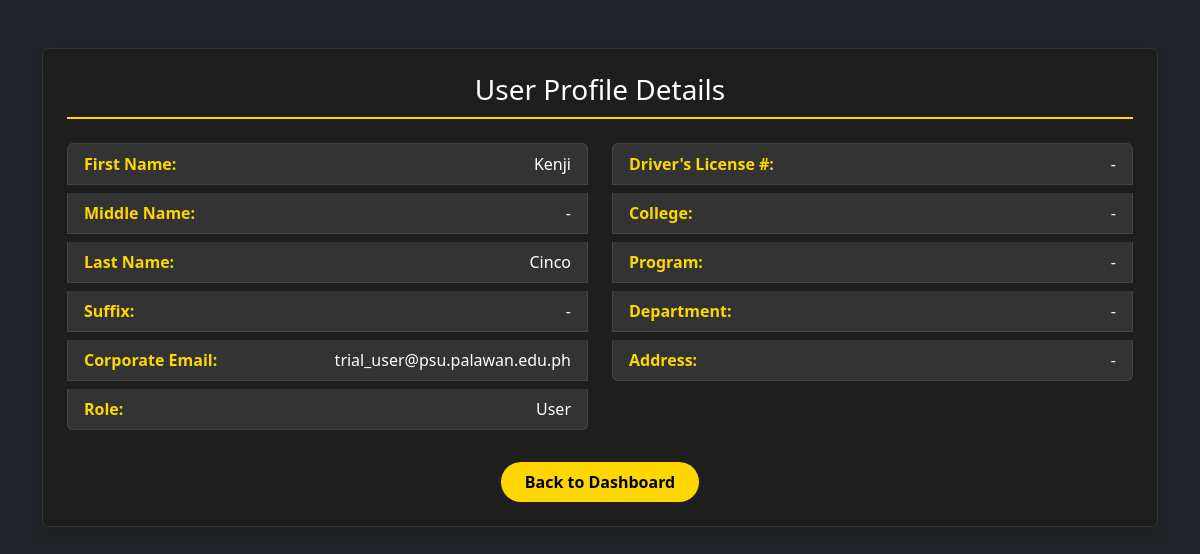
Before: /dashboard/admin/manage_users/view/5 (signed in) with the older database file.
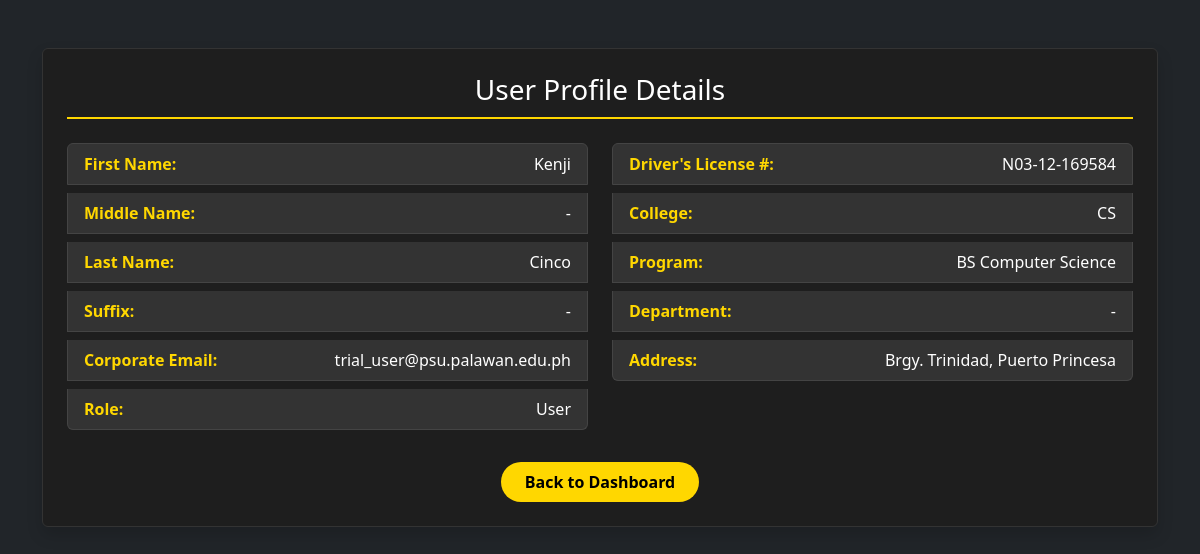
After: the same page with the newer database file.
### vehicle_pass/models.py (models this page shows, shortened)
class BaseModel(models.Model):
    created_at = models.DateTimeField(auto_now_add=True, db_index=True)
    updated_at = models.DateTimeField(auto_now=True)
    class Meta:
        abstract = True

class UserProfile(BaseModel):
    ROLE_CHOICES = [('user', 'User'),
        ('security', 'Security'),
        ('admin', 'Admin')
        ]
    SCHOOL_ROLE_CHOICES = [('student', 'Student'),
                           ('faculty & staff', 'Faculty and Staff'),
                           ('university official', 'University Official')
    ]
    COLLEGE_CHOICES = [('CAD', 'College of Architecture and Design'),
                       ('CAH', 'College of Arts and Humanities'),
                       ('CBA', 'College of Business and Accountancy'),
                       ('CCJE', 'College of Criminal Justice and Education'),
                       ('CoE', 'College of Engineering'),
                       ('CHTM', 'College of Hospitality Management and Tourism'),
                       ('CNHS', 'College of Nursing and Health Sciences'),
                       ('CS', 'College of Sciences'),
                       ('CTE', 'College of Teacher Education'),
    ]
    YEAR_LEVEL_CHOICES = [('first year', 'First Year'),
                          ('second year', 'Second Year'),
                          ('third year', 'Third Year'),
                          ('fourth year', 'Fourth year'),
                          ('fifth year', 'Fifth Year')
    ]
    OFFICE_CHOICES = [
        ('university president', 'University President'),
        ('university president coa', 'University President COA'),
        ('office of the university secretary', 'Office of the University Secretary'),
        ('legal office', 'Legal Office (Data Privacy Office)'),
        ('planning and development office', 'Planning and Development Office'),
        ('office of the internal audit services', 'Office of the Internal Audit Services (QMS)'),
        ('public information office', 'Public Information Office'),
        ('alumni affairs office', 'Alumni Affairs Office'),
        ('academic council', 'Academic Council'),
        ('administrative council', 'Administrative Council'),
        ('research and extension council', 'Research and Extension Council'),
        ('management committee', 'Management Committee'),
        ('university ethics committee', 'University Ethics Committee'),
        ('gender and development office', 'Gender and Development Office'),
        ('international affairs and linkages office', 'International Affairs and Linkages Office'),
        ('office of the vice president for finance and administration', 'Office of the Vice President for Finance and Administration'),
        ('bids and awards committee', 'Bids and Awards Committee'),
        ('administrative management office', 'Administrative Management Office'),
        ('records archives management office', 'Records Archives Management Office'),
        ('human resource management office', 'Human Resource Management Office'),
        ('faculty and staff development unit', 'Faculty and Staff Development Unit'),
        ('health services office', 'Health Services Office'),
        ('management information system information office', 'Management Information System Information Office'),
        ('security office', 'Security Office'),
        ('supply and property management office', 'Supply and Property Management Office'),
        ('disaster risk reduction and management office', 'Disaster Risk Reduction and Management Office'),
        ('project management office', 'Project Management Office'),
        ('general services office', 'General Services Office'),
        ('utility and environmental management office', 'Utility and Environmental Management Office'),
        ('motorpool office', 'Motorpool Office'),
        ('finance management service offices (cfo)', 'Finance Management Service Offices (CFO)'),
        ('accounting office', 'Accounting Office'),
        ('processing unit', 'Processing Unit'),
        ('student accounts & assessment', 'Student Accounts & Assessment'),
        ('financial reporting', 'Financial Reporting'),
        ('budget office', 'Budget Office'),
        ('production services/income generating projects office', 'Production Services/Income Generating Projects Office'),
        ('production', 'Production'),
        ('sifma', 'SIFMA'),
        ('university bookstore', 'University Bookstore'),
        ('auxiliary services - canteen', 'Auxiliary Services - Canteen'),
        ('auxiliary services - hostel', 'Auxiliary Services - Hostel'),
        ('auxiliary services - dormitory', 'Auxiliary Services - Dormitory'),
        ('university printing press', 'University Printing Press'),
        ('procurement office', 'Procurement Office'),
        ('cashiers office', 'Cashier’s Office'),
        ('office of the vice president for research, development and extension', 'Office of the Vice President for Research, Development and Extension'),
        ('university research office', 'University Research Office'),
        ('university extension service office', 'University Extension Service Office'),
        ('intellectual property and technology transfer office', 'Intellectual Property and Technology Transfer Office'),
        ('palawan studies center', 'Palawan Studies Center'),
        ('center for strategy policy and governance', 'Center for Strategy Policy and Governance'),
        ('panrehiyong iv-b sentro ng wikang pilipino', 'Panrehiyong IV-B Sentro ng Wikang Pilipino'),
        ('marine science research center', 'Marine Science Research Center'),
        ('palawan international technology business incubator & startup hub office', 'Palawan International Technology Business Incubator & Startup Hub Office'),
        ('office of the vice president for academic affairs', 'Office of the Vice President for Academic Affairs'),
        ('office of the eteeap', 'Office of the ETEEAP'),
        ('office of the university registrar', 'Office of the University Registrar'),
        ('university quality assurance center', 'University Quality Assurance Center'),
        ('office of the university sports', 'Office of the University Sports'),
        ('office of the curriculum & instructional materials development', 'Office of the Curriculum & Instructional Materials Development'),
        ('office of the student affairs and services', 'Office of the Student Affairs and Services'),
        ('social and cultural affairs (psu band, psu dance troupe, psu singers)', 'Social and Cultural Affairs (PSU Band, PSU Dance Troupe, PSU Singers)'),
        ('office of the university library', 'Office of the University Library'),
        ('psu museum', 'PSU Museum'),
    ]
    WORKPLACE_CHOICES = OFFICE_CHOICES + COLLEGE_CHOICES
    corporate_email = models.EmailField(max_length=50, unique=True)
    password = models.CharField(max_length=128)
    contact = models.CharField(max_length=14)
    lastname = models.CharField(max_length=25)
    firstname = models.CharField(max_length=50)
    middlename = models.CharField(max_length=25, blank=True, null=True)
    suffix = models.CharField(max_length=5, blank=True, null=True)
    address = models.CharField(max_length=100, blank=True, null=True)
    dl_number = models.CharField(max_length=25)
    college = models.CharField(max_length=100, choices=COLLEGE_CHOICES ,blank=True, null=True)
    program = models.CharField(max_length=100, blank=True, null=True)
    year_level = models.CharField(max_length=40, choices=YEAR_LEVEL_CHOICES, blank=True, null=True)
    father_name = models.CharField(max_length=100, blank=True, null=True)
    father_contact = models.CharField(max_length=14, blank=True, null=True)
    father_address = models.CharField(max_length=150, blank=True, null=True)
    mother_name = models.CharField(max_length=100, blank=True, null=True)
    mother_contact =models.CharField(max_length=14, blank=True, null=True)
    mother_address = models.CharField(max_length=150, blank=True, null=True)
    guardian_name = models.CharField(max_length=100, blank=True, null=True)
    guardian_contact = models.CharField(max_length=14, blank=True, null=True)
    guardian_address = models.CharField(max_length=150, blank=True, null=True)
    position = models.CharField(max_length=50, blank=True, null=True)
    workplace = models.CharField(max_length=150, choices=WORKPLACE_CHOICES, blank=True, null=True)
    role = models.CharField(max_length=20, choices=ROLE_CHOICES, default='user', null=True)
    school_role = models.CharField(max_length=20, choices=SCHOOL_ROLE_CHOICES, null=True, blank=True)

### vehicle_pass/views.py (the view)
# urls.py: path("dashboard/admin/manage_users/view/<pk>", AdminViewSpecificUser.as_view(), name="admin_view_specific_user"),
class AdminViewSpecificUser(CustomLoginRequiredMixin, DetailView):
    model = UserProfile
    template_name = 'Admin/Admin User CRUD/Admin_View_Specific_User.html'
    context_object_name = 'user'

### vehicle_pass/authentication.py (called while the page is built)
    def dispatch(self, request, *args, **kwargs):
        if not request.session.get("user_id"): #overrides the django dispatch
            return redirect("login")  #redirect to login if no active on session
        request.user_profile = get_object_or_404(UserProfile, id=request.session["user_id"])
        return super().dispatch(request, *args, **kwargs)

### vehicle_pass/context_processors.py (called while the page is built)
def admin_user_context(request):
    profile = None
    user_id = request.session.get('user_id')
    if user_id:
        profile = UserProfile.objects.filter(id=user_id).first()
    return {'profile': profile}

def default_user_context(request):
    profile = None
    user_id = request.session.get('user_id')
    if user_id:
        profile = UserProfile.objects.filter(id=user_id).first()
    return {'profile': profile}

def security_user_context(request):
    profile = None
    user_id = request.session.get('user_id')
    if user_id:
        profile = UserProfile.objects.filter(id=user_id).first()
    return {'profile': profile}

### templates/Admin/Admin User CRUD/Admin_View_Specific_User.html (shortened to what the changed rows need)
{% load static %}
{% block content %}
<link href="https://cdn.jsdelivr.net/npm/bootstrap@5.3.0-alpha1/dist/css/bootstrap.min.css" rel="stylesheet">
<body class="bg-dark">
    <div class="container mt-5">
        <div class="card shadow p-4" style="background-color: #1e1e1e; border: 1px solid #333; color: #fff;">
          <div class="row">
            <div class="col-md-6">
              <div class="list-group">
                <div class="list-group-item bg-dark border-secondary mb-2" style="background-color: #333 !important; border-color: #444 !important;">
                  <strong style="color: #FFD700;">First Name:</strong> <span class="float-end text-white">{{ user.firstname }}</span>
                </div>
                <div class="list-group-item bg-dark border-secondary mb-2" style="background-color: #333 !important; border-color: #444 !important;">
                  <strong style="color: #FFD700;">Last Name:</strong> <span class="float-end text-white">{{ user.lastname }}</span>
                </div>
                <div class="list-group-item bg-dark border-secondary mb-2" style="background-color: #333 !important; border-color: #444 !important;">
                  <strong style="color: #FFD700;">Suffix:</strong> <span class="float-end text-white">{{ user.suffix|default:"-" }}</span>
                </div>
                <div class="list-group-item bg-dark border-secondary mb-2" style="background-color: #333 !important; border-color: #444 !important;">
                  <strong style="color: #FFD700;">Corporate Email:</strong> <span class="float-end text-white">{{ user.corporate_email }}</span>
                </div>
                <div class="list-group-item bg-dark border-secondary mb-2" style="background-color: #333 !important; border-color: #444 !important;">
                  <strong style="color: #FFD700;">Role:</strong> <span class="float-end text-white">{{ user.role|title }}</span>
                </div>
              </div>
            </div>
            <div class="col-md-6">
              <div class="list-group">
                <div class="list-group-item bg-dark border-secondary mb-2" style="background-color: #333 !important; border-color: #444 !important;">
                  <strong style="color: #FFD700;">Driver's License #:</strong> <span class="float-end text-white">{{ user.dl_number|default:"-" }}</span>
                </div>
                <div class="list-group-item bg-dark border-secondary mb-2" style="background-color: #333 !important; border-color: #444 !important;">
                  <strong style="color: #FFD700;">College:</strong> <span class="float-end text-white">{{ user.college|default:"-" }}</span>
                </div>
                <div class="list-group-item bg-dark border-secondary mb-2" style="background-color: #333 !important; border-color: #444 !important;">
                  <strong style="color: #FFD700;">Program:</strong> <span class="float-end text-white">{{ user.program|default:"-" }}</span>
                </div>
                <div class="list-group-item bg-dark border-secondary mb-2" style="background-color: #333 !important; border-color: #444 !important;">
                  <strong style="color: #FFD700;">Address:</strong> <span class="float-end text-white">{{ user.address|default:"-" }}</span>
                </div>
              </div>
            </div>
          </div>
        </div>
      </div>
</body>
{% endblock %}

Changed rows visible on the page:
changed UserProfile "Kenji": dl_number "-" → "N03-12-169584"; college "-" → "CS"; program "-" → "BS Computer Science"; address "-" → "Brgy. Trinidad, Puerto Princesa"
